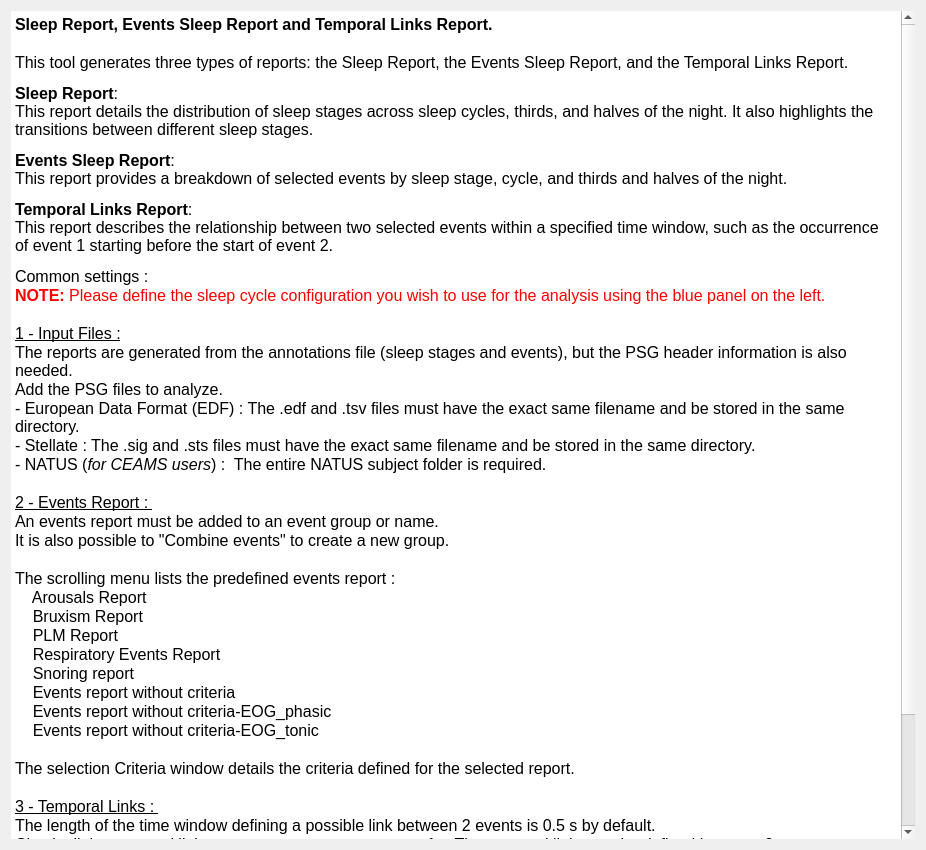
<?xml version="1.0" encoding="UTF-8"?>
<ui version="4.0">
 <class>SleepReportDoc</class>
 <widget class="QWidget" name="SleepReportDoc">
  <property name="geometry">
   <rect>
    <x>0</x>
    <y>0</y>
    <width>926</width>
    <height>850</height>
   </rect>
  </property>
  <property name="windowTitle">
   <string/>
  </property>
  <layout class="QVBoxLayout" name="verticalLayout">
   <property name="spacing">
    <number>25</number>
   </property>
   <item>
    <widget class="QTextEdit" name="textEdit">
     <property name="frameShape">
      <enum>QFrame::Shape::NoFrame</enum>
     </property>
     <property name="frameShadow">
      <enum>QFrame::Shadow::Plain</enum>
     </property>
     <property name="lineWidth">
      <number>0</number>
     </property>
     <property name="readOnly">
      <bool>true</bool>
     </property>
     <property name="html">
      <string>&lt;!DOCTYPE HTML PUBLIC &quot;-//W3C//DTD HTML 4.0//EN&quot; &quot;http://www.w3.org/TR/REC-html40/strict.dtd&quot;&gt;
&lt;html&gt;&lt;head&gt;&lt;meta name=&quot;qrichtext&quot; content=&quot;1&quot; /&gt;&lt;meta charset=&quot;utf-8&quot; /&gt;&lt;style type=&quot;text/css&quot;&gt;
p, li { white-space: pre-wrap; }
hr { height: 1px; border-width: 0; }
li.unchecked::marker { content: &quot;\2610&quot;; }
li.checked::marker { content: &quot;\2612&quot;; }
&lt;/style&gt;&lt;/head&gt;&lt;body style=&quot; font-size:12pt; font-weight:400; font-style:normal;&quot;&gt;
&lt;p style=&quot; margin-top:0px; margin-bottom:0px; margin-left:0px; margin-right:0px; -qt-block-indent:0; text-indent:0px;&quot;&gt;&lt;span style=&quot; font-weight:600;&quot;&gt;Sleep Report, Events Sleep Report and Temporal Links Report.&lt;/span&gt;&lt;/p&gt;
&lt;p style=&quot;-qt-paragraph-type:empty; margin-top:0px; margin-bottom:0px; margin-left:0px; margin-right:0px; -qt-block-indent:0; text-indent:0px;&quot;&gt;&lt;br /&gt;&lt;/p&gt;
&lt;p style=&quot; margin-top:0px; margin-bottom:0px; margin-left:0px; margin-right:0px; -qt-block-indent:0; text-indent:0px;&quot;&gt;This tool generates three types of reports: the Sleep Report, the Events Sleep Report, and the Temporal Links Report. &lt;/p&gt;
&lt;p style=&quot; margin-top:12px; margin-bottom:12px; margin-left:0px; margin-right:0px; -qt-block-indent:0; text-indent:0px;&quot;&gt;&lt;span style=&quot; font-weight:600;&quot;&gt;Sleep Report&lt;/span&gt;: 	&lt;br /&gt;This report details the distribution of sleep stages across sleep cycles, thirds, and halves of the night. It also highlights the transitions between different sleep stages.   &lt;/p&gt;
&lt;p style=&quot; margin-top:12px; margin-bottom:12px; margin-left:0px; margin-right:0px; -qt-block-indent:0; text-indent:0px;&quot;&gt;&lt;span style=&quot; font-weight:600;&quot;&gt;Events Sleep Report&lt;/span&gt;: &lt;br /&gt;This report provides a breakdown of selected events by sleep stage, cycle, and thirds and halves of the night. &lt;/p&gt;
&lt;p style=&quot; margin-top:12px; margin-bottom:12px; margin-left:0px; margin-right:0px; -qt-block-indent:0; text-indent:0px;&quot;&gt;&lt;span style=&quot; font-weight:600;&quot;&gt;Temporal Links Report&lt;/span&gt;: &lt;br /&gt;This report describes the relationship between two selected events within a specified time window, such as the occurrence of event 1 starting before the start of event 2. &lt;/p&gt;
&lt;p style=&quot; margin-top:0px; margin-bottom:0px; margin-left:0px; margin-right:0px; -qt-block-indent:0; text-indent:0px;&quot;&gt;Common settings : &lt;/p&gt;
&lt;p style=&quot; margin-top:0px; margin-bottom:0px; margin-left:0px; margin-right:0px; -qt-block-indent:0; text-indent:0px;&quot;&gt;&lt;span style=&quot; font-weight:700; color:#ff0000;&quot;&gt;NOTE:&lt;/span&gt;&lt;span style=&quot; color:#ff0000;&quot;&gt; Please define the sleep cycle configuration you wish to use for the analysis using the blue panel on the left.&lt;/span&gt;&lt;/p&gt;
&lt;p style=&quot; margin-top:0px; margin-bottom:0px; margin-left:0px; margin-right:0px; -qt-block-indent:0; text-indent:0px;&quot;&gt;	&lt;/p&gt;
&lt;p style=&quot; margin-top:0px; margin-bottom:0px; margin-left:0px; margin-right:0px; -qt-block-indent:0; text-indent:0px;&quot;&gt;&lt;span style=&quot; text-decoration: underline;&quot;&gt;1 - Input Files :&lt;/span&gt;&lt;/p&gt;
&lt;p style=&quot; margin-top:0px; margin-bottom:0px; margin-left:0px; margin-right:0px; -qt-block-indent:0; text-indent:0px;&quot;&gt;The reports are generated from the annotations file (sleep stages and events), but the PSG header information is also needed.&lt;/p&gt;
&lt;p style=&quot; margin-top:0px; margin-bottom:0px; margin-left:0px; margin-right:0px; -qt-block-indent:0; text-indent:0px;&quot;&gt;Add the PSG files to analyze.&lt;/p&gt;
&lt;p style=&quot; margin-top:0px; margin-bottom:0px; margin-left:0px; margin-right:0px; -qt-block-indent:0; text-indent:0px;&quot;&gt;&lt;span style=&quot;&quot;&gt;- European Data Format (EDF) : The .edf and .tsv files must have the exact same filename and be stored in the same directory.&lt;/span&gt;&lt;/p&gt;
&lt;p style=&quot; margin-top:0px; margin-bottom:0px; margin-left:0px; margin-right:0px; -qt-block-indent:0; text-indent:0px;&quot;&gt;&lt;span style=&quot;&quot;&gt;- Stellate : The .sig and .sts files must have the exact same filename and be stored in the same directory.&lt;/span&gt;&lt;/p&gt;
&lt;p style=&quot; margin-top:0px; margin-bottom:0px; margin-left:0px; margin-right:0px; -qt-block-indent:0; text-indent:0px;&quot;&gt;&lt;span style=&quot;&quot;&gt;- NATUS (&lt;/span&gt;&lt;span style=&quot; font-style:italic;&quot;&gt;for CEAMS users&lt;/span&gt;&lt;span style=&quot;&quot;&gt;) : &lt;/span&gt;&lt;span style=&quot;&quot;&gt; The entire NATUS subject folder is required.&lt;/span&gt;&lt;/p&gt;
&lt;p style=&quot;-qt-paragraph-type:empty; margin-top:0px; margin-bottom:0px; margin-left:0px; margin-right:0px; -qt-block-indent:0; text-indent:0px;&quot;&gt;&lt;br /&gt;&lt;/p&gt;
&lt;p style=&quot; margin-top:0px; margin-bottom:0px; margin-left:0px; margin-right:0px; -qt-block-indent:0; text-indent:0px;&quot;&gt;&lt;span style=&quot; text-decoration: underline;&quot;&gt;2 - Events Report : &lt;/span&gt;&lt;/p&gt;
&lt;p style=&quot; margin-top:0px; margin-bottom:0px; margin-left:0px; margin-right:0px; -qt-block-indent:0; text-indent:0px;&quot;&gt;An events report must be added to an event group or name.  &lt;/p&gt;
&lt;p style=&quot; margin-top:0px; margin-bottom:0px; margin-left:0px; margin-right:0px; -qt-block-indent:0; text-indent:0px;&quot;&gt;It is also possible to &amp;quot;Combine events&amp;quot; to create a new group.&lt;/p&gt;
&lt;p style=&quot; margin-top:0px; margin-bottom:0px; margin-left:0px; margin-right:0px; -qt-block-indent:0; text-indent:0px;&quot;&gt;	&lt;/p&gt;
&lt;p style=&quot; margin-top:0px; margin-bottom:0px; margin-left:0px; margin-right:0px; -qt-block-indent:0; text-indent:0px;&quot;&gt;The scrolling menu lists the predefined events report : &lt;/p&gt;
&lt;p style=&quot; margin-top:0px; margin-bottom:0px; margin-left:0px; margin-right:0px; -qt-block-indent:0; text-indent:0px;&quot;&gt;    Arousals Report&lt;/p&gt;
&lt;p style=&quot; margin-top:0px; margin-bottom:0px; margin-left:0px; margin-right:0px; -qt-block-indent:0; text-indent:0px;&quot;&gt;    Bruxism Report&lt;/p&gt;
&lt;p style=&quot; margin-top:0px; margin-bottom:0px; margin-left:0px; margin-right:0px; -qt-block-indent:0; text-indent:0px;&quot;&gt;    PLM Report&lt;/p&gt;
&lt;p style=&quot; margin-top:0px; margin-bottom:0px; margin-left:0px; margin-right:0px; -qt-block-indent:0; text-indent:0px;&quot;&gt;    Respiratory Events Report&lt;/p&gt;
&lt;p style=&quot; margin-top:0px; margin-bottom:0px; margin-left:0px; margin-right:0px; -qt-block-indent:0; text-indent:0px;&quot;&gt;    Snoring report&lt;/p&gt;
&lt;p style=&quot; margin-top:0px; margin-bottom:0px; margin-left:0px; margin-right:0px; -qt-block-indent:0; text-indent:0px;&quot;&gt;    Events report without criteria&lt;/p&gt;
&lt;p style=&quot; margin-top:0px; margin-bottom:0px; margin-left:0px; margin-right:0px; -qt-block-indent:0; text-indent:0px;&quot;&gt;    Events report without criteria-EOG_phasic&lt;/p&gt;
&lt;p style=&quot; margin-top:0px; margin-bottom:0px; margin-left:0px; margin-right:0px; -qt-block-indent:0; text-indent:0px;&quot;&gt;    Events report without criteria-EOG_tonic&lt;/p&gt;
&lt;p style=&quot; margin-top:0px; margin-bottom:0px; margin-left:0px; margin-right:0px; -qt-block-indent:0; text-indent:0px;&quot;&gt;		&lt;/p&gt;
&lt;p style=&quot; margin-top:0px; margin-bottom:0px; margin-left:0px; margin-right:0px; -qt-block-indent:0; text-indent:0px;&quot;&gt;The selection Criteria window details the criteria defined for the selected report. &lt;/p&gt;
&lt;p style=&quot; margin-top:0px; margin-bottom:0px; margin-left:0px; margin-right:0px; -qt-block-indent:0; text-indent:0px;&quot;&gt;	&lt;/p&gt;
&lt;p style=&quot; margin-top:0px; margin-bottom:0px; margin-left:0px; margin-right:0px; -qt-block-indent:0; text-indent:0px;&quot;&gt;&lt;span style=&quot; text-decoration: underline;&quot;&gt;3 - Temporal Links : &lt;/span&gt;&lt;/p&gt;
&lt;p style=&quot; margin-top:0px; margin-bottom:0px; margin-left:0px; margin-right:0px; -qt-block-indent:0; text-indent:0px;&quot;&gt;The length of the time window defining a possible link between 2 events is 0.5 s by default.&lt;/p&gt;
&lt;p style=&quot; margin-top:0px; margin-bottom:0px; margin-left:0px; margin-right:0px; -qt-block-indent:0; text-indent:0px;&quot;&gt;Check all the temporal links you want to generate a report for. The temporal link must be defined between 2 events type.&lt;/p&gt;
&lt;p style=&quot; margin-top:0px; margin-bottom:0px; margin-left:0px; margin-right:0px; -qt-block-indent:0; text-indent:0px;&quot;&gt;	&lt;/p&gt;
&lt;p style=&quot; margin-top:0px; margin-bottom:0px; margin-left:0px; margin-right:0px; -qt-block-indent:0; text-indent:0px;&quot;&gt;&lt;span style=&quot; text-decoration: underline;&quot;&gt;4 - Generate Reports :&lt;/span&gt; &lt;/p&gt;
&lt;p style=&quot; margin-top:0px; margin-bottom:0px; margin-left:0px; margin-right:0px; -qt-block-indent:0; text-indent:0px;&quot;&gt;Define the output directory and the suffix to add to all the report filenames.&lt;/p&gt;
&lt;p style=&quot; margin-top:0px; margin-bottom:0px; margin-left:0px; margin-right:0px; -qt-block-indent:0; text-indent:0px;&quot;&gt;The reports are .tsv files.  Each row corresponds to a PSG recording and each column to a variable.&lt;/p&gt;
&lt;p style=&quot; margin-top:0px; margin-bottom:0px; margin-left:0px; margin-right:0px; -qt-block-indent:0; text-indent:0px;&quot;&gt;Each variable is defined in the _info.tsv file generated with the report. &lt;/p&gt;
&lt;p style=&quot;-qt-paragraph-type:empty; margin-top:0px; margin-bottom:0px; margin-left:0px; margin-right:0px; -qt-block-indent:0; text-indent:0px;&quot;&gt;&lt;br /&gt;&lt;/p&gt;&lt;/body&gt;&lt;/html&gt;</string>
     </property>
    </widget>
   </item>
  </layout>
 </widget>
 <resources>
  <include location="../../../../../snooz-toolbox/src/main/python/ui/themes/themes.qrc"/>
 </resources>
 <connections/>
</ui>
